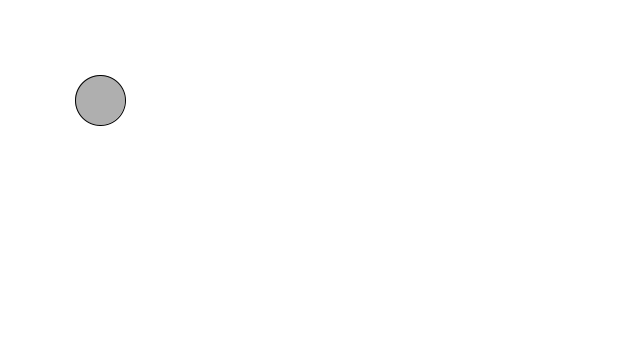
Frame 1 (no input)
Frame 60 (the mouse pressed at the canvas centre just before this capture): identical to frame 1, image omitted
Frame 120 (the mouse held since frame 60 and released just before this capture): identical to frame 1, image omitted

The Processing sketch that drew this single still picture (run headless with seeded random() and noise(); from frame 60 on, the mouse is pressed at the canvas centre):

// Processing sketch: example_4_2_usingvars
// ── example_4_2_usingvars.pde
// Learning Processing
// Daniel Shiffman
// http://www.learningprocessing.com

// Example 4-2: Using variables

// Declare and initialize two integer variables at the top of the code.
int circleX = 100;
int circleY = 100;

void setup() {
  size(640,360);
}

void draw() {
  background(255);
  stroke(0);
  fill(175);
  // Use the variables to specify the location of an ellipse.
  ellipse(circleX,circleY,50,50);
}
